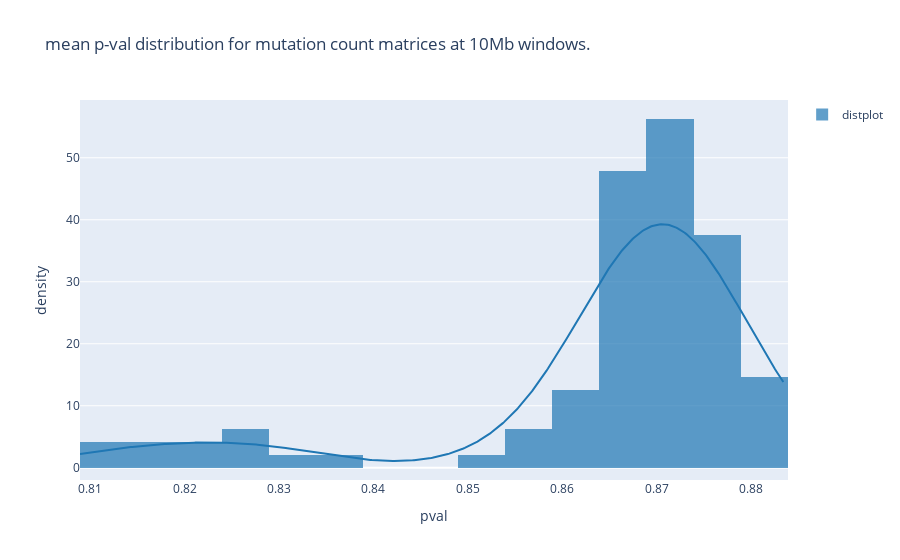

Notebook code cell kept with this figure:
### Code cell
hist_data= mut_means[~np.isnan(mut_means)]
hist_data= [hist_data]
group_labels = ['distplot'] # name of the dataset

fig = ff.create_distplot(hist_data, group_labels,
                        bin_size=.005, show_rug=False)


fig.update_layout(title_text='mean p-val distribution for mutation count matrices at 10Mb windows.')
fig.update_layout(xaxis_title= 'pval')
fig.update_layout(yaxis_title= 'density')

### Figure 1 — Plotly figure (JSON) as saved in the notebook; plotly's stock layout.template omitted (floating-point values rounded to 4 significant figures; data arrays with more than 128 entries replaced by an {"elided": "..."} marker saying what was removed)
{"data": [{"autobinx": false, "histnorm": "probability density", "legendgroup": "distplot", "marker": {"color": "rgb(31, 119, 180)"}, "name": "distplot", "opacity": 0.7, "type": "histogram", "x": [0.8589, 0.8737, 0.8772, 0.8742, 0.8772, 0.8759, 0.8713, 0.8701, 0.88, 0.871, 0.8741, 0.8764, 0.8597, 0.8553, 0.8665, 0.8735, 0.8624, 0.8718, 0.8818, 0.8728, 0.8805, 0.8701, 0.8688, 0.8645, 0.8824, 0.8643, 0.8749, 0.8683, 0.8685, 0.8646, 0.8668, 0.8779, 0.8697, 0.8729, 0.8705, 0.8642, 0.8815, 0.8739, 0.8678, 0.864, 0.8698, 0.8577, 0.8761, 0.8759, 0.8642, 0.8687, 0.8709, 0.8704, 0.8724, 0.8709, 0.8162, 0.8668, 0.8639, 0.866, 0.8294, 0.872, 0.8715, 0.8666, 0.8102, 0.8627, 0.8757, 0.8662, 0.8171, 0.8654, 0.8712, 0.8678, 0.8274, 0.8836, 0.8715, 0.8665, 0.8199, 0.8768, 0.8748, 0.8741, 0.8355, 0.8712, 0.8633, 0.8752, 0.8089, 0.8619, 0.8805, 0.8655, 0.8259, 0.8716, 0.866, 0.8699, 0.8525, 0.8709, 0.8744, 0.8736, 0.8285, 0.8741, 0.8654, 0.8732, 0.8201, 0.8692], "xaxis": "x", "xbins": {"end": 0.8836, "size": 0.005, "start": 0.8089}, "yaxis": "y"}, {"legendgroup": "distplot", "marker": {"color": "rgb(31, 119, 180)"}, "mode": "lines", "name": "distplot", "showlegend": false, "type": "scatter", "x": {"elided": "500 float values"}, "xaxis": "x", "y": {"elided": "500 float values"}, "yaxis": "y"}], "layout": {"barmode": "overlay", "hovermode": "closest", "legend": {"traceorder": "reversed"}, "title": {"text": "mean p-val distribution for mutation count matrices at 10Mb windows."}, "xaxis": {"anchor": "y2", "domain": [0, 1], "title": {"text": "pval"}, "zeroline": false}, "yaxis": {"anchor": "free", "domain": [0, 1], "position": 0, "title": {"text": "density"}}}}
